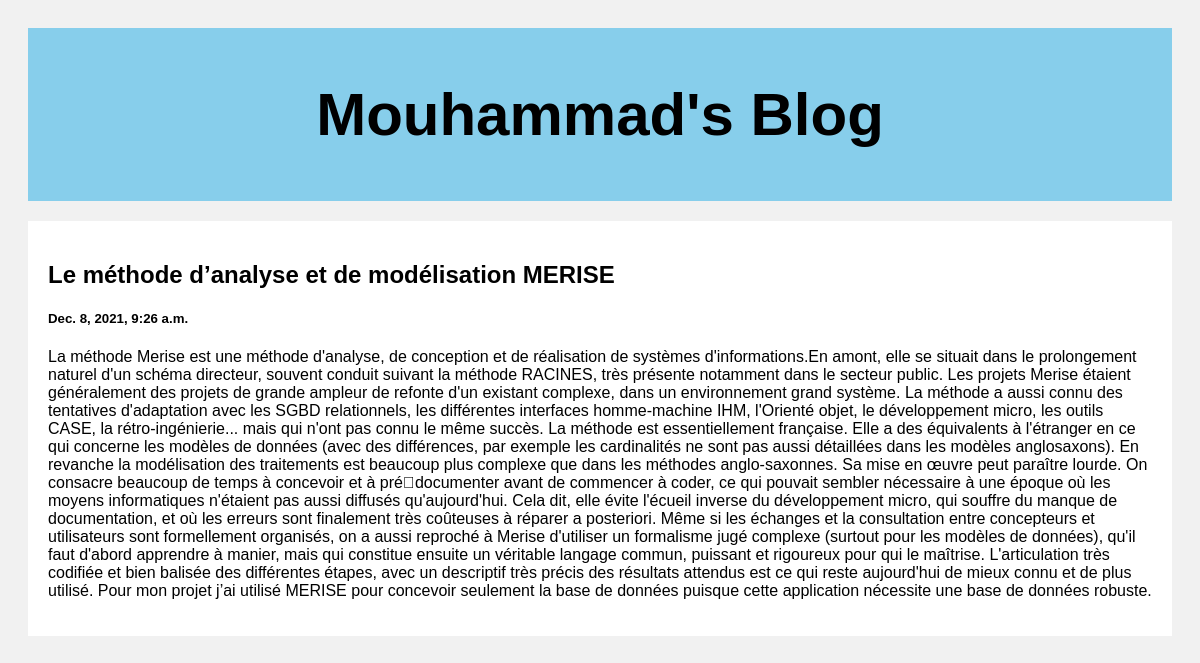
/post/1, run on the app's committed database.
### posts/models.py (models this page shows)
class Posts(models.Model):
    title = models.CharField(max_length=100)
    body = models.CharField(max_length=1000000)
    created_at = models.DateTimeField(default=datetime.now,blank=True)

### posts/views.py (the view)
# urls.py: path('post/<str:pk>', views.post,name='post' ),
def post(request, pk):
    post = Posts.objects.get(id=pk)
    return render(request , 'post.html',{'post':post})

### template/post.html (shortened to what this page needs)
<!DOCTYPE html>
<html>
<head>
</head>
<body>
<div class="header">
  <h2>Mouhammad's Blog</h2>
</div>
<div class="row">
  <div class="leftcolumn">
    <div class="card">
        <h2>{{post.title}}</h2>
        <h5>{{post.created_at}}</h5>
        <p>{{post.body}}</p>
    </div>
  </div>
</div>
</body>
</html>

### template/post.html (style rules this page uses)
* { box-sizing: border-box; }
body { font-family: Arial; padding: 20px; background: #f1f1f1; }
.header { padding: 2px; font-size: 40px; text-align: center; background: skyblue; }
.leftcolumn { float: left; width: 100%; }
.card { background-color: white; padding: 20px; margin-top: 20px; }
.row:after { content: ""; display: table; clear: both; }

### data on the page
Posts: title "Le méthode d’analyse et de modélisation MERISE", created_at "Dec. 8, 2021, 9:26 a.m.", body "La méthode Merise est une méthode d'analyse, de conception et de réalisation de systèmes d'informations.En amont, elle se situait dans le prolongement naturel d'un schéma directeur, souvent conduit suivant la méthode RACINES, très présente notamment dans le secteur public. Les projets Merise étaient généralement des projets de grande ampleur de refonte d'un existant complexe, dans un environnement grand système. La méthode a aussi connu des tentatives d'adaptation avec les SGBD relationnels, les différentes interfaces homme-machine IHM, l'Orienté objet, le développement micro, les outils CASE, la rétro-ingénierie... mais qui n'ont pas connu le même succès. La méthode est essentiellement…"
